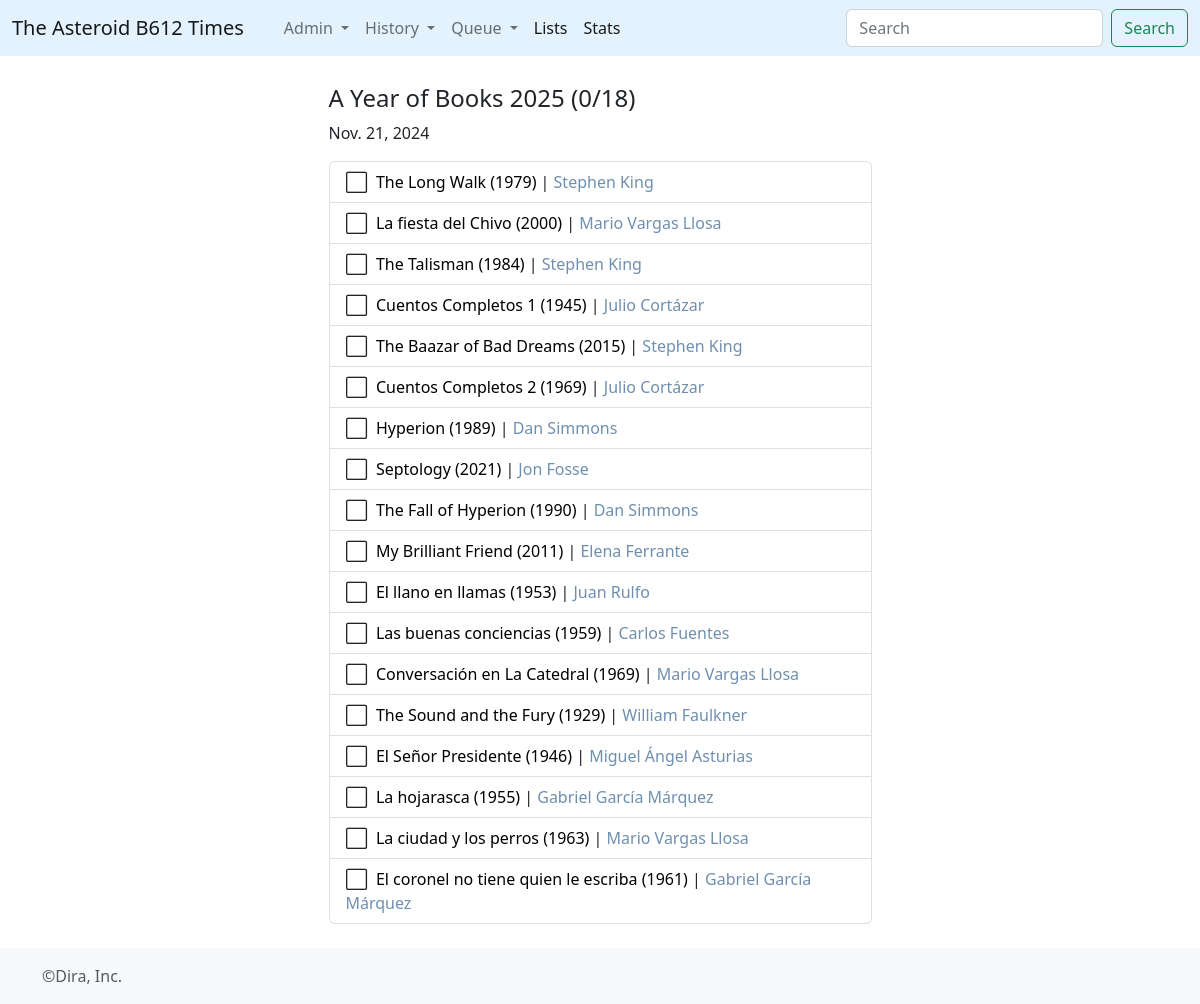
The page /booklist/11 on the database its author committed.
### times/models.py (models this page shows, shortened)
class BookList(models.Model):
	listname = models.CharField(max_length=500)
	date_created = models.DateField(auto_now=True)
	listinfo = models.TextField()
	@property
	def conteo(self):
		cont = RelBookList.objects.filter(blist=self).count()
		return cont
	@property
	def lecturas(self):
		n_lecturas = RelBookList.objects.filter(blist=self, bbook__consumo__finish_d__gt=self.date_created).count()
		return n_lecturas

class RelBookList(models.Model):
	blist = models.ForeignKey(BookList,on_delete=models.CASCADE)
	bbook =models.ForeignKey(Book,on_delete=models.CASCADE)

class Book(models.Model):
	title = models.CharField(max_length=512)
	orig_lan = models.CharField(max_length=2)
	info = models.TextField()
	pub_year = models.IntegerField()
	wtype = models.ForeignKey(WikiType,on_delete=models.CASCADE)
	@property
	def titulo(self):
		return self.title+' ('+ str(self.pub_year) +')'
	@property
	def authors_links(self):
		creds = Credito.objects.filter(ctype__id__in=[1,5,6,7],media_type=1,media_id=self.id)
		enlaces = ""
		for c in creds:
			enlaces = enlaces + "<a href='/wiki/"+str(c.persona.id)+"' style='text-decoration:none; color:#6F8FAF;'>"+c.persona.title+"</a>,&nbsp;"
		return enlaces[:-7]
	@property
	def last_read(self):
		conteo = Consumo.objects.filter(volume__id=self.id).count()
		if conteo == 0:
			rcheck = None
		else:
		    robject = Consumo.objects.filter(volume__id=self.id).latest('-finish_d')
		    rcheck = robject.finish_d
		return rcheck

class Credito(models.Model):
	ctype = models.ForeignKey(CreditType,on_delete=models.CASCADE)
	persona = models.ForeignKey(Wiki,on_delete=models.CASCADE)
	media_type = models.IntegerField()
	media_id = models.IntegerField()

class Wiki(models.Model):
	wtype = models.ForeignKey(WikiType,on_delete=models.CASCADE)
	title = models.CharField(max_length=512)
	info = models.TextField()
	created_at = models.DateTimeField(auto_now=True)
	updated_at = models.DateTimeField(null=True,blank=True)

### times/views.py (the view)
# urls.py: path('booklist/<lid>', views.booklist, name='booklist'),
def booklist(request,lid):
	this_lista = BookList.objects.get(pk=int(lid))
	this_books = RelBookList.objects.filter(blist=this_lista).order_by('id')
	return render(request,'lista.html',{'this_lista':this_lista,'this_books':this_books})

### times/templates/lista.html (shortened to what this page needs)
{% extends 'base_forms.html' %}
{% block contenido %}
<article>
	<h4>{{this_lista.listname}} ({{this_lista.lecturas}}/{{this_lista.conteo}})</h4>
	<p>{{ this_lista.date_created }}</p>
	  <ul class="list-group">
        {% for l in this_books %}
          <li class="list-group-item">
          {% if l.bbook.last_read > this_lista.date_created %}&#9989;{%else%}&#11036;{%endif%} <a href="{% url 'book' l.bbook.id %}" style="color:black; text-decoration: none;">
          &nbsp;{{l.bbook.titulo}}</a>&nbsp;|&nbsp;{{l.bbook.authors_links|safe}}
          </li>
        {% endfor %}
      </ul>
</article>
<br>
{% endblock%}

### rows shown on the page
BookList: listname "A Year of Books 2025", lecturas "0", conteo "18", date_created "Nov. 21, 2024"
RelBookList: bbook.titulo "The Long Walk (1979)", bbook.authors_links "Stephen King"
RelBookList: bbook.titulo "La fiesta del Chivo (2000)", bbook.authors_links "Mario Vargas Llosa"
RelBookList: bbook.titulo "The Talisman (1984)", bbook.authors_links "Stephen King"
RelBookList: bbook.titulo "Cuentos Completos 1 (1945)", bbook.authors_links "Julio Cortázar"
RelBookList: bbook.titulo "The Baazar of Bad Dreams (2015)", bbook.authors_links "Stephen King"
RelBookList: bbook.titulo "Cuentos Completos 2 (1969)", bbook.authors_links "Julio Cortázar"
RelBookList: bbook.titulo "Hyperion (1989)", bbook.authors_links "Dan Simmons"
RelBookList: bbook.titulo "Septology (2021)", bbook.authors_links "Jon Fosse"
RelBookList: bbook.titulo "The Fall of Hyperion (1990)", bbook.authors_links "Dan Simmons"
RelBookList: bbook.titulo "My Brilliant Friend (2011)", bbook.authors_links "Elena Ferrante"
RelBookList: bbook.titulo "El llano en llamas (1953)", bbook.authors_links "Juan Rulfo"
RelBookList: bbook.titulo "Las buenas conciencias (1959)", bbook.authors_links "Carlos Fuentes"
RelBookList: bbook.titulo "Conversación en La Catedral (1969)", bbook.authors_links "Mario Vargas Llosa"
RelBookList: bbook.titulo "The Sound and the Fury (1929)", bbook.authors_links "William Faulkner"
RelBookList: bbook.titulo "El Señor Presidente (1946)", bbook.authors_links "Miguel Ángel Asturias"
RelBookList: bbook.titulo "La hojarasca (1955)", bbook.authors_links "Gabriel García Márquez"
RelBookList: bbook.titulo "La ciudad y los perros (1963)", bbook.authors_links "Mario Vargas Llosa"
RelBookList: bbook.titulo "El coronel no tiene quien le escriba (1961)", bbook.authors_links "Gabriel García Márquez"
